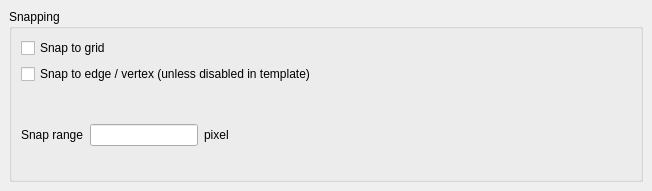
<?xml version="1.0" encoding="UTF-8"?>
<ui version="4.0">
 <class>RulerConfigPage</class>
 <widget class="QFrame" name="RulerConfigPage">
  <property name="geometry">
   <rect>
    <x>0</x>
    <y>0</y>
    <width>652</width>
    <height>191</height>
   </rect>
  </property>
  <property name="windowTitle">
   <string>Settings</string>
  </property>
  <layout class="QVBoxLayout">
   <property name="spacing">
    <number>6</number>
   </property>
   <property name="leftMargin">
    <number>9</number>
   </property>
   <property name="topMargin">
    <number>9</number>
   </property>
   <property name="rightMargin">
    <number>9</number>
   </property>
   <property name="bottomMargin">
    <number>9</number>
   </property>
   <item>
    <widget class="QGroupBox" name="groupBox">
     <property name="title">
      <string>Snapping</string>
     </property>
     <layout class="QGridLayout">
      <property name="leftMargin">
       <number>9</number>
      </property>
      <property name="topMargin">
       <number>9</number>
      </property>
      <property name="rightMargin">
       <number>9</number>
      </property>
      <property name="bottomMargin">
       <number>9</number>
      </property>
      <property name="spacing">
       <number>6</number>
      </property>
      <item row="0" column="0">
       <widget class="QCheckBox" name="ruler_grid_snap_cbx">
        <property name="toolTip">
         <string>If checked, all coordinates are snapped to the global grid</string>
        </property>
        <property name="text">
         <string>Snap to grid</string>
        </property>
       </widget>
      </item>
      <item row="1" column="0">
       <widget class="QCheckBox" name="ruler_obj_snap_cbx">
        <property name="toolTip">
         <string>If checked, all positions are snapped to edges and vertices in the vicinity unless this feature is disabled in the template</string>
        </property>
        <property name="text">
         <string>Snap to edge / vertex (unless disabled in template)</string>
        </property>
       </widget>
      </item>
      <item row="3" column="0">
       <widget class="QFrame" name="frame">
        <property name="sizePolicy">
         <sizepolicy hsizetype="Preferred" vsizetype="Preferred">
          <horstretch>0</horstretch>
          <verstretch>0</verstretch>
         </sizepolicy>
        </property>
        <property name="frameShadow">
         <enum>QFrame::Raised</enum>
        </property>
        <layout class="QHBoxLayout">
         <property name="spacing">
          <number>6</number>
         </property>
         <property name="leftMargin">
          <number>0</number>
         </property>
         <property name="topMargin">
          <number>0</number>
         </property>
         <property name="rightMargin">
          <number>0</number>
         </property>
         <property name="bottomMargin">
          <number>0</number>
         </property>
         <item>
          <widget class="QLabel" name="textLabel1_2">
           <property name="text">
            <string>Snap range</string>
           </property>
          </widget>
         </item>
         <item>
          <widget class="QLineEdit" name="ruler_snap_range_edit">
           <property name="sizePolicy">
            <sizepolicy hsizetype="Preferred" vsizetype="Fixed">
             <horstretch>0</horstretch>
             <verstretch>0</verstretch>
            </sizepolicy>
           </property>
           <property name="minimumSize">
            <size>
             <width>0</width>
             <height>0</height>
            </size>
           </property>
           <property name="toolTip">
            <string>The range around the current cursor location which is searched for edges or vertices to snap to</string>
           </property>
          </widget>
         </item>
         <item>
          <widget class="QLabel" name="textLabel2">
           <property name="sizePolicy">
            <sizepolicy hsizetype="Preferred" vsizetype="Preferred">
             <horstretch>0</horstretch>
             <verstretch>0</verstretch>
            </sizepolicy>
           </property>
           <property name="text">
            <string>pixel</string>
           </property>
          </widget>
         </item>
         <item>
          <spacer>
           <property name="orientation">
            <enum>Qt::Horizontal</enum>
           </property>
           <property name="sizeType">
            <enum>QSizePolicy::Expanding</enum>
           </property>
           <property name="sizeHint" stdset="0">
            <size>
             <width>111</width>
             <height>21</height>
            </size>
           </property>
          </spacer>
         </item>
        </layout>
       </widget>
      </item>
      <item row="2" column="0">
       <spacer>
        <property name="orientation">
         <enum>Qt::Vertical</enum>
        </property>
        <property name="sizeType">
         <enum>QSizePolicy::Fixed</enum>
        </property>
        <property name="sizeHint" stdset="0">
         <size>
          <width>597</width>
          <height>10</height>
         </size>
        </property>
       </spacer>
      </item>
     </layout>
    </widget>
   </item>
  </layout>
 </widget>
 <layoutdefault spacing="6" margin="11"/>
 <resources/>
 <connections/>
</ui>
